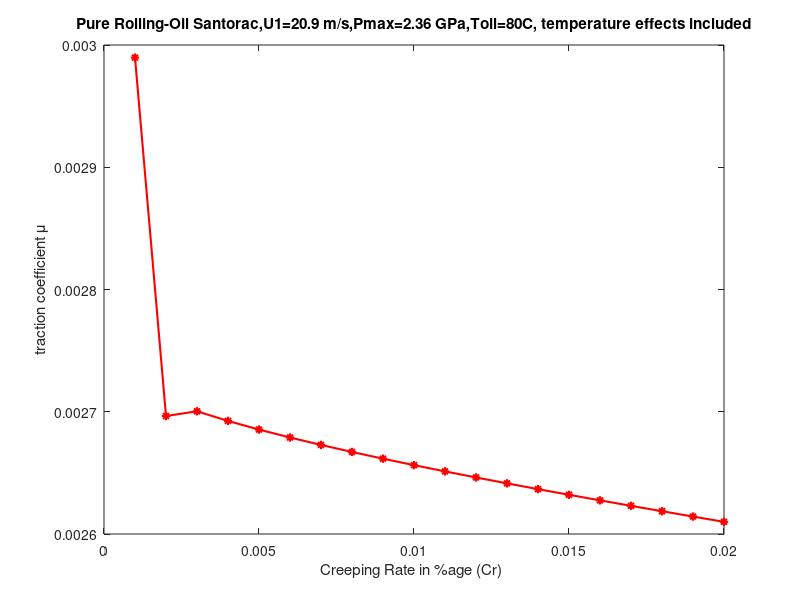
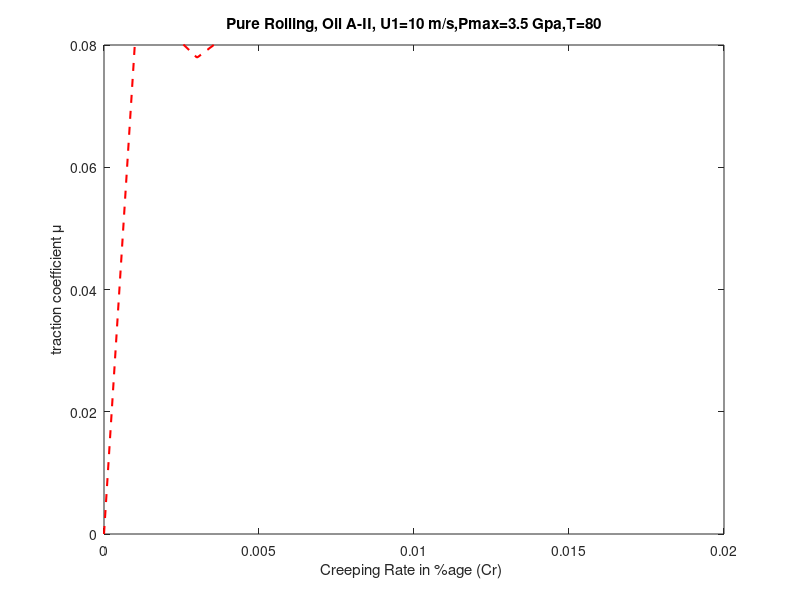
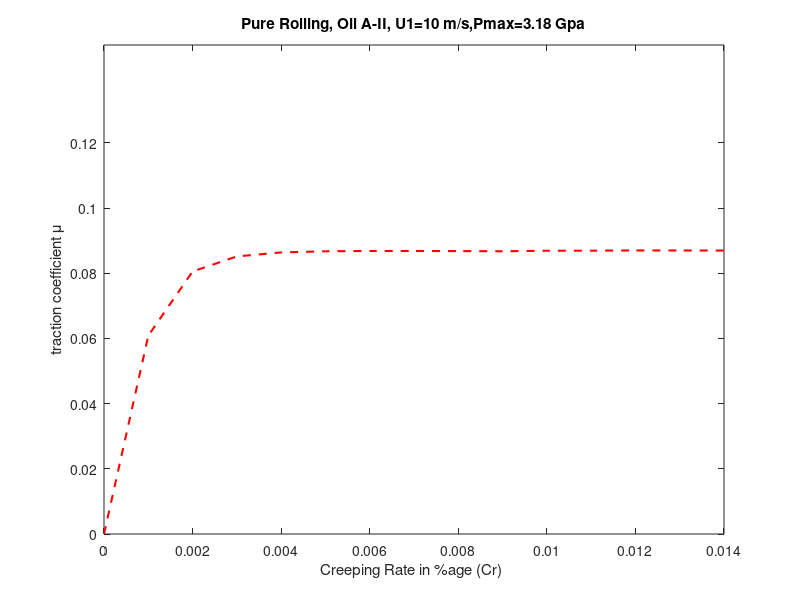
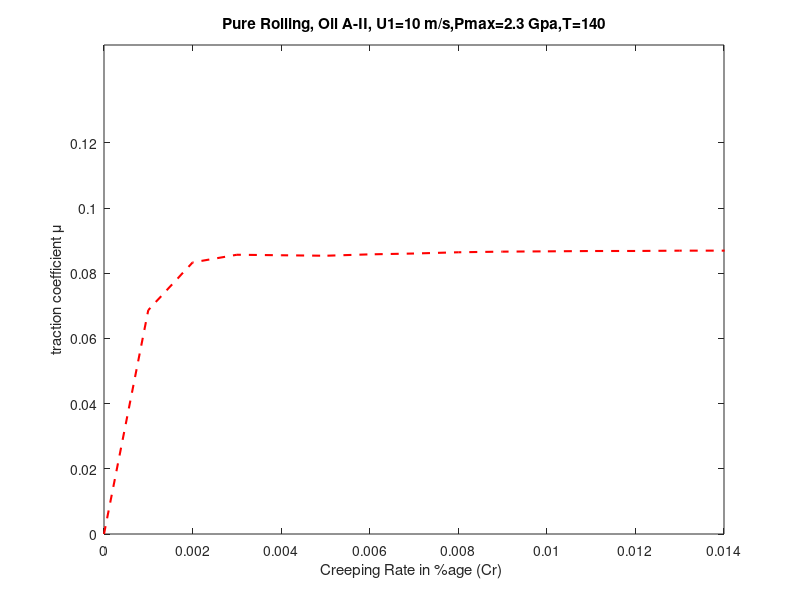

MATLAB code for these plots, in order:
% Santorac 1.36
clc
clear all
u1=20.9;    %linear velocity [m/s]
a=0.001;
b=0.001;
Qmax=18800; %[kw] power
j=0;
r1=70e-3;%[m]
gamma=0;
w1=u1/r1;%[rad/s]
wsp=w1*gamma;%spin rotation velocity
pmax=1.36e9;%maximum pressure
nua=0.3; % poisson ratio, both materials are assumed similar
nub=0.3;
Ea=2.308e11; %[Pa] Young's modulus of contacting parts
Eb=2.308e11;
Eprime=(0.5*((1-nua^2)/Ea+(1-nub^2)/Eb))^(-1); %Equivalent Young's modulus
Gprime=0.5*Eprime/(1+nua); %Equivalent shear modulus

%*********************************************************************
%calculate area of contact based on geometry and material properties of
%the contacting bodies
%*********************************************************************

%Radii of the contacting bodies in x and y directions
Rax=10e-3; %[m] Roller 2
Rbx=inf; % [m] roller 1
Ray=70e-3;%[m] roller 2
Rby=70e-3;% [m] roller 1

Rx=Rax; % Rbx is inf
Ry=Ray*Rby/(Ray+Rby);
Rprime=Rx*Ry/(Rx+Ry);
phi=pi/2; %angle between planes of medium radii of the bodies in contact


nua=0.3;
nub=0.3;
Ea=2.308e11; %Young's modulus of contacting parts
Eb=2.308e11;

% %coefficients to be found from book Engineering Tribology by Batchelor,2013
kdash=1.0339*(Ry/Rx)^0.636;
epsdash=1.0003+(0.5968*Rx)/Ry;
zetadash=1.5277+0.623*log(Ry/Rx);
for ii=1:100
fc=2*pi*a*b/3*pmax;
a=(6*kdash^2*epsdash*fc*Rprime/(pi*Eprime))^(1/3);
b=(6*epsdash*fc*Rprime/(pi*kdash*Eprime))^(1/3);
tmpa=a;
tmpb=b;
% disp(2*a);
% disp(2*b);
end
%**********************************************************
%preprocessing for contact point area geometry

%**********************************************************
fiid=fopen('ellipse-connectivity-oil-Santotrac50.txt','r','l','UTF-8'); %get connectivity data of areas
c=textscan(fiid,'%d%d%d%d');
condata=cell2mat(c);
fclose(fiid);

fiid=fopen('ellipse-nodes.txt','r','l','UTF-8'); %get coordinate data of areas
c=textscan(fiid,'%f%f');
nodecoords=cell2mat(c);
fclose(fiid);

[qq,p]=size(condata);
x=zeros(qq,p); %memory preallocation
y=zeros(qq,p); %memory preallocation

for i=1:qq
    for jj=1:p
        x(i,jj)=nodecoords(condata(i,jj),1);
        y(i,jj)=nodecoords(condata(i,jj),2);
        
    end
end
%find areas and centroids of areas (shear is found out at centroids of areas)
area=0.5*((x(:,1).*y(:,2)+x(:,2).*y(:,3)+x(:,3).*y(:,4)+x(:,4).*y(:,1))-(x(:,2).*y(:,1)+x(:,3).*y(:,2)+x(:,4).*y(:,3)+x(:,1).*y(:,4)));
centroidx=(x(:,1)+x(:,2)+x(:,3)+x(:,4))/4;
centroidy=(y(:,1)+y(:,2)+y(:,3)+y(:,4))/4;
xx=centroidx;
yy=centroidy;
%*********************************************************************
%find shear in x and y directions due to pure rolling at all small areas
kk=1;
%find load distribution
p=pmax*sqrt(1-(xx/b).^2-(yy/a).^2);
% %*******************************************************************
tepry=0;
tespx=-64*(2-nua)*Gprime*j/(9*pi*(3-2*nua))*yy/sqrt(a*b); %spin component
tespy=64*(2-nua)*Gprime*j/(9*pi*(3-2*nua))*xx/sqrt(a*b);
%******************************************************************************
delx =2*b/60;      %heat generation length [m], approximate element length
%in the direction of rolling
km=45;     %We have steel;thermal conductivity of rolling element material [W/(m.K)]
rhom=7860;   %steel; density of rolling element material [kg/m3];
cm= 445; %steel; specific heat constant of rolling element material [j/(kg.K)]
alpha=19.3e-9;  %[Pa^-1], value at 80C, reference paper: The determination of the pressure-viscosity coefficient
%of two traction oils using film thickness measurements', by Leeuwen
k=a/b;
%***********
s=0.886;% specific gravity of Santotrac-50 @ 40C
Toil= 413;% [degree K]supply oil temperature
%******************************************************************************
% I used 'The determination of the pressure-viscosity coefficient
%of two traction oils using film thickness measurements' by Harry Van Leeuen as reference
%for atmospheric viscosity below, Santotrac 50
eta0=26.81e-3;%[Pa.s]
%**************************************************************
kf0=0.13; %[W/(m.K)]thermal conductivity of oil under atm pressure
%see page 35 of book Engineering tribology by Batchelor, 2013
%****************************************************************
%Reference: please see paper 'Lubricant thermal conductivity and heat capacity under high
%pressure' by Larsson, I approximated the graph by linear formulation
kf=0.15+0.111*(p*(1e-9)-0.3); %[W/(m.k)]thermal conductivity of oil under contact pressure
for cr=0.001:0.001:0.02
Umean=0.5*cr*u1;
tassume=1e5*ones(qq,1);
q=tassume*Umean;          % heating amount per unit area (q=Tau*u) [W/m2]

for iteration=1:10 %convergence loop
%central thickness of oil film (Harock-Dowson equation) [m], see book,
%Engineering Tribology, by Batchelor, 2013
hc=Ry*2.69*(Umean*eta0/(Eprime*Ry)).^(0.67)*(alpha*Eprime)^(0.53)*(fc/(Eprime*Ry^2))^(0.067)*(1-0.61*exp(-0.73*k));
delTinlet=Umean.^2*eta0/(5*kf0);
delTsurf=sqrt(delx./(2*pi*km*rhom*cm*Umean))*q;
Tfilm=zeros(qq,1);
for ii=1:qq
    if (alpha*p(ii)<=25)    
    delTfilm=hc/8*(q(ii)/kf(ii));
    elseif ((alpha*p(ii))>25)
        delTfilm=hc/4*(q(ii)/kf(ii));
    end
Tfilm(ii)=Toil+delTinlet+delTsurf(ii)+delTfilm;
end
%The relationships for finding tl (limiting shear) have been taken from
%paper 'Geometrical optimization of half toroidal continuously variable
%transmission using particle swarm optimization', by M. Delkhosh et. al
tau0=2.7e7+3.5e5*(Tfilm-113-273);%it appears in literature that Tfilm has to be in degC so 273 subtracted
%here and in next relation, as Tfilm is in Kelvin (K)
a=0.0765-4e-4*(Tfilm-113-273)-1e-3*Umean;
tl=(tau0+a.*p);
%*************||||||||||
teprx=32*Gprime/(pi*(4-3*nua))*2*cr/(2-cr)*(xx+b)/(2*b); %pure rolling
te=teprx;
for i=1:qq
    
    if te(i)>=tl(i)
        te(i)=tl(i);
    end
end
q=te*Umean;
% disp(max(Tfilm));
% disp(max(te));
end
ftraction=sum(te.*area);
mu(kk)=ftraction/fc;
kk=kk+1;
%****************|||||||||||
% disp(max(tl));
end
disp(size(mu));
%**************************************
figure (5)
cr=0.001:0.001:0.02;
length(cr);
length(mu);
p=plot(cr,mu,'r-*','LineWidth',1.5);
% set(gca,'ytick',0:0.02:0.12);
% axis([0 0.02 0 0.106])
title('Pure Rolling-Oil Santorac,U1=20.9 m/s,Pmax=1.36 GPa,Toil=140C, temperature effects included')
xlabel('Creeping Rate in %age (Cr) ');
ylabel('traction coefficient \mu');
%%  Santorac  2.36
clc
clear all
u1=20.9;    %linear velocity [m/s]
a=0.001;
b=0.001;
Qmax=18800; %[kw] power
j=0;
r1=70e-3;%[m]
gamma=0;
w1=u1/r1;%[rad/s]
wsp=w1*gamma;%spin rotation velocity
pmax=2.36e9;%maximum pressure
nua=0.3; % poisson ratio, both materials are assumed similar
nub=0.3;
Ea=2.308e11; %[Pa] Young's modulus of contacting parts
Eb=2.308e11;
Eprime=(0.5*((1-nua^2)/Ea+(1-nub^2)/Eb))^(-1); %Equivalent Young's modulus
Gprime=0.5*Eprime/(1+nua); %Equivalent shear modulus

%*********************************************************************
%calculate area of contact based on geometry and material properties of
%the contacting bodies
%*********************************************************************

%Radii of the contacting bodies in x and y directions
Rax=10e-3; %[m] Roller 2
Rbx=inf; % [m] roller 1
Ray=70e-3;%[m] roller 2
Rby=70e-3;% [m] roller 1

Rx=Rax; % Rbx is inf
Ry=Ray*Rby/(Ray+Rby);
Rprime=Rx*Ry/(Rx+Ry);
phi=pi/2; %angle between planes of medium radii of the bodies in contact


nua=0.3;
nub=0.3;
Ea=2.308e11; %Young's modulus of contacting parts
Eb=2.308e11;

% %coefficients to be found from book Engineering Tribology by Batchelor,2013
kdash=1.0339*(Ry/Rx)^0.636;
epsdash=1.0003+(0.5968*Rx)/Ry;
zetadash=1.5277+0.623*log(Ry/Rx);
for ii=1:100
fc=2*pi*a*b/3*pmax;
a=(6*kdash^2*epsdash*fc*Rprime/(pi*Eprime))^(1/3);
b=(6*epsdash*fc*Rprime/(pi*kdash*Eprime))^(1/3);
tmpa=a;
tmpb=b;
% disp(2*a);
% disp(2*b);
end
%**********************************************************
%preprocessing for contact point area geometry

%**********************************************************
fiid=fopen('ellipse-connectivity-oil-Santotrac50.txt','r','l','UTF-8'); %get connectivity data of areas
c=textscan(fiid,'%d%d%d%d');
condata=cell2mat(c);
fclose(fiid);

fiid=fopen('ellipse-nodes.txt','r','l','UTF-8'); %get coordinate data of areas
c=textscan(fiid,'%f%f');
nodecoords=cell2mat(c);
fclose(fiid);

[qq,p]=size(condata);
x=zeros(qq,p); %memory preallocation
y=zeros(qq,p); %memory preallocation

for i=1:qq
    for jj=1:p
        x(i,jj)=nodecoords(condata(i,jj),1);
        y(i,jj)=nodecoords(condata(i,jj),2);
        
    end
end
%find areas and centroids of areas (shear is found out at centroids of areas)
area=0.5*((x(:,1).*y(:,2)+x(:,2).*y(:,3)+x(:,3).*y(:,4)+x(:,4).*y(:,1))-(x(:,2).*y(:,1)+x(:,3).*y(:,2)+x(:,4).*y(:,3)+x(:,1).*y(:,4)));
centroidx=(x(:,1)+x(:,2)+x(:,3)+x(:,4))/4;
centroidy=(y(:,1)+y(:,2)+y(:,3)+y(:,4))/4;
xx=centroidx;
yy=centroidy;
%*********************************************************************
%find shear in x and y directions due to pure rolling at all small areas
kk=1;
%find load distribution
p=pmax*sqrt(1-(xx/b).^2-(yy/a).^2);
% %*******************************************************************
tepry=0;
tespx=-64*(2-nua)*Gprime*j/(9*pi*(3-2*nua))*yy/sqrt(a*b); %spin component
tespy=64*(2-nua)*Gprime*j/(9*pi*(3-2*nua))*xx/sqrt(a*b);
%******************************************************************************
delx =2*b/60;      %heat generation length [m], approximate element length
%in the direction of rolling
km=45;     %We have steel;thermal conductivity of rolling element material [W/(m.K)]
rhom=7860;   %steel; density of rolling element material [kg/m3];
cm= 445; %steel; specific heat constant of rolling element material [j/(kg.K)]
alpha=19.3e-9;  %[Pa^-1], value at 80C, reference paper: The determination of the pressure-viscosity coefficient
%of two traction oils using film thickness measurements', by Leeuwen
k=a/b;
%***********
s=0.886;% specific gravity of Santotrac-50 @ 40C
Toil= 353;% [degree K]supply oil temperature
%******************************************************************************
% I used 'The determination of the pressure-viscosity coefficient
%of two traction oils using film thickness measurements' by Harry Van Leeuen as reference
%for atmospheric viscosity below, Santotrac 50
eta0=26.81e-3;%[Pa.s]
%**************************************************************
kf0=0.13; %[W/(m.K)]thermal conductivity of oil under atm pressure
%see page 35 of book Engineering tribology by Batchelor, 2013
%****************************************************************
%Reference: please see paper 'Lubricant thermal conductivity and heat capacity under high
%pressure' by Larsson, I approximated the graph by linear formulation
kf=0.15+0.111*(p*(1e-9)-0.3); %[W/(m.k)]thermal conductivity of oil under contact pressure
for cr=0.001:0.001:0.02
Umean=0.5*cr*u1;
tassume=1e5*ones(qq,1);
q=tassume*Umean;          % heating amount per unit area (q=Tau*u) [W/m2]

for iteration=1:10 %convergence loop
%central thickness of oil film (Harock-Dowson equation) [m], see book,
%Engineering Tribology, by Batchelor, 2013
hc=Ry*2.69*(Umean*eta0/(Eprime*Ry)).^(0.67)*(alpha*Eprime)^(0.53)*(fc/(Eprime*Ry^2))^(0.067)*(1-0.61*exp(-0.73*k));
delTinlet=Umean.^2*eta0/(5*kf0);
delTsurf=sqrt(delx./(2*pi*km*rhom*cm*Umean))*q;
Tfilm=zeros(qq,1);
for ii=1:qq
    if (alpha*p(ii)<=25)    
    delTfilm=hc/8*(q(ii)/kf(ii));
    elseif ((alpha*p(ii))>25)
        delTfilm=hc/4*(q(ii)/kf(ii));
    end
Tfilm(ii)=Toil+delTinlet+delTsurf(ii)+delTfilm;
end
%The relationships for finding tl (limiting shear) have been taken from
%paper 'Geometrical optimization of half toroidal continuously variable
%transmission using particle swarm optimization', by M. Delkhosh et. al
tau0=2.7e7+3.5e5*(Tfilm-113-273);%it appears in literature that Tfilm has to be in degC so 273 subtracted
%here and in next relation, as Tfilm is in Kelvin (K)
a=0.0765-4e-4*(Tfilm-113-273)-1e-3*Umean;
tl=(tau0+a.*p);
%*************||||||||||
teprx=32*Gprime/(pi*(4-3*nua))*2*cr/(2-cr)*(xx+b)/(2*b); %pure rolling
te=teprx;
for i=1:qq
    
    if te(i)>=tl(i)
        te(i)=tl(i);
    end
end
q=te*Umean;
% disp(max(Tfilm));
% disp(max(te));
end
ftraction=sum(te.*area);
mu(kk)=ftraction/fc;
kk=kk+1;
%****************|||||||||||
% disp(max(tl));
end
disp(size(mu));
%**************************************
figure (5)
cr=0.001:0.001:0.02;
length(cr);
length(mu);
p=plot(cr,mu,'r-*','LineWidth',1.5);
% set(gca,'ytick',0:0.02:0.12);
% axis([0 0.02 0 0.106])
title('Pure Rolling-Oil Santorac,U1=20.9 m/s,Pmax=2.36 GPa,Toil=80C, temperature effects included')
xlabel('Creeping Rate in %age (Cr) ');
ylabel('traction coefficient \mu');
%% OIl II 2.36 %*************************************************************
%Given geometry and material data
%*************************************************************
clc
clear all
u1=20.9;    %linear velocity [m/s]
a=0.001; % assumed contact elliptical area dimensions,
%later corrected thru iteration. see line 49 of this code
b=0.001;
Qmax=21000; %[kw] power
j=0;
r1=70e-3;%[m]
gamma=0;
w1=u1/r1;%[rad/s]
wsp=w1*gamma;%spin rotation velocity
pmax=2.36e9;%maximum pressure
mumax=0.087;
nua=0.3; % poisson ratio, both materials are assumed similar
nub=0.3;
Ea=2.308e11; %[Pa] Young's modulus of contacting parts
Eb=2.308e11;
Eprime=(0.5*((1-nua^2)/Ea+(1-nub^2)/Eb))^(-1); %Equivalent Young's modulus
Gprime=0.5*Eprime/(1+nua); %Equivalent shear modulus
 
%*********************************************************************
%calculate area of contact based on geometry and material properties of
%the contacting bodies
%*********************************************************************
 
%Radii of the contacting bodies in x and y directions
Rax=10e-3; %[m] Roller 2
Rbx=inf; % [m] roller 1
Ray=70e-3;%[m] roller 2
Rby=70e-3;% [m] roller 1
 
Rx=Rax; % Rbx is inf
Ry=Ray*Rby/(Ray+Rby);
Rprime=Rx*Ry/(Rx+Ry);
phi=pi/2; %angle between planes of medium radii of the bodies in contact
 
%Poisson ratio, assumed similar materials; steel
nua=0.3;
nub=0.3;
Ea=2.308e11; %Young's modulus of contacting parts
Eb=2.308e11;
 
% %coefficients to be found from book tribology by Batchelor
kdash=1.0339*(Ry/Rx)^0.636;
epsdash=1.0003+(0.5968*Rx)/Ry;
zetadash=1.5277+0.623*log(Ry/Rx);
for ii=1:100
fc=2*pi*a*b/3*pmax;
a=(6*kdash^2*epsdash*fc*Rprime/(pi*Eprime))^(1/3);
b=(6*epsdash*fc*Rprime/(pi*kdash*Eprime))^(1/3);
tmpa=a;
tmpb=b;
disp(2*a);
disp(2*b);
disp(fc);
end
 
%**********************************************************
%preprocessing for contact point area geometry
 
%**********************************************************
fid=fopen('ellipse-connectivity-Oil-A-II.txt','r','l','UTF-8'); %get connectivity data of areas
c=textscan(fid,'%d %d %d %d');
condata=cell2mat(c);
fclose(fid);
 
fid=fopen('ellipse_nodes-oil-A-II.txt','r','l','UTF-8'); %get coordinate data of areas
c=textscan(fid,'%f%f');
nodecoords=cell2mat(c);
fclose(fid);
 
[q,p]=size(condata);
x=zeros(q,p); %memory preallocation
y=zeros(q,p); %memory preallocation
 
for i=1:q
    for jj=1:p
        x(i,jj)=nodecoords(condata(i,jj),1);
        y(i,jj)=nodecoords(condata(i,jj),2);
        
    end
end
%find areas and centroids of areas (shear is found out at centroids of areas)
area=0.5*((x(:,1).*y(:,2)+x(:,2).*y(:,3)+x(:,3).*y(:,4)+x(:,4).*y(:,1))-(x(:,2).*y(:,1)+x(:,3).*y(:,2)+x(:,4).*y(:,3)+x(:,1).*y(:,4)));
centroidx=(x(:,1)+x(:,2)+x(:,3)+x(:,4))/4;
centroidy=(y(:,1)+y(:,2)+y(:,3)+y(:,4))/4;
 
xx=centroidx;
yy=centroidy;
 
%**********************************************************************
 
%calculate shear stress distribution
 
%*********************************************************************
%find shear in x and y directions due to pure rolling at all small areas
 
k=1;
%find load distribution
p=pmax*sqrt(1-(xx/b).^2-(yy/a).^2);
%find limiting shear
tl=mumax*p;
 
for cr=0:0.001:0.02
 
teprx=32*Gprime/(pi*(4-3*nua))*2*cr/(2-cr)*(xx+b)/(2*b); %pure rolling
tepry=0;
 
tespx=-64*(2-nua)*Gprime*j/(9*pi*(3-2*nua))*yy/sqrt(a*b); %spin component
tespy=64*(2-nua)*Gprime*j/(9*pi*(3-2*nua))*xx/sqrt(a*b);
 
te=teprx;
 
for i=1:q
    
    if te(i)>=tl(i)
        te(i)=tl(i);
    end
end
 
ftraction=sum(te.*area);
 
mu(k)=ftraction/fc;
k=k+1;
end
cr=0:0.001:0.02;
figure (6)
p=plot(cr,mu,'r--','LineWidth',1.5);
set(gca,'ytick',0:0.02:0.12);
axis([0 0.02 0 0.15]);
title('Pure Rolling, Oil A-II, U1=10 m/s,Pmax=3.5 Gpa,T=80')
xlabel('Creeping Rate in %age (Cr) ');
ylabel('traction coefficient \mu');
ylim([0 0.08])

%% %% %*************************************************************
%Given geometry and material data
%*************************************************************
clc
clear all
u1=10;    %linear velocity [m/s]
a=0.001; % assumed contact elliptical area dimensions,
%later corrected thru iteration. see line 49 of this code
b=0.001;
Qmax=21000; %[kw] power
j=0;
r1=70e-3;%[m]
gamma=0;
w1=u1/r1;%[rad/s]
wsp=w1*gamma;%spin rotation velocity
pmax=3.18e9;%maximum pressure
mumax=0.087;
nua=0.3; % poisson ratio, both materials are assumed similar
nub=0.3;
Ea=2.308e11; %[Pa] Young's modulus of contacting parts
Eb=2.308e11;
Eprime=(0.5*((1-nua^2)/Ea+(1-nub^2)/Eb))^(-1); %Equivalent Young's modulus
Gprime=0.5*Eprime/(1+nua); %Equivalent shear modulus
 
%*********************************************************************
%calculate area of contact based on geometry and material properties of
%the contacting bodies
%*********************************************************************
 
%Radii of the contacting bodies in x and y directions
Rax=10e-3; %[m] Roller 2
Rbx=inf; % [m] roller 1
Ray=70e-3;%[m] roller 2
Rby=70e-3;% [m] roller 1
 
Rx=Rax; % Rbx is inf
Ry=Ray*Rby/(Ray+Rby);
Rprime=Rx*Ry/(Rx+Ry);
phi=pi/2; %angle between planes of medium radii of the bodies in contact
 
%Poisson ratio, assumed similar materials; steel
nua=0.3;
nub=0.3;
Ea=2.308e11; %Young's modulus of contacting parts
Eb=2.308e11;
 
% %coefficients to be found from book tribology by Batchelor
kdash=1.0339*(Ry/Rx)^0.636;
epsdash=1.0003+(0.5968*Rx)/Ry;
zetadash=1.5277+0.623*log(Ry/Rx);
for ii=1:100
fc=2*pi*a*b/3*pmax;
a=(6*kdash^2*epsdash*fc*Rprime/(pi*Eprime))^(1/3);
b=(6*epsdash*fc*Rprime/(pi*kdash*Eprime))^(1/3);
tmpa=a;
tmpb=b;
disp(2*a);
disp(2*b);
disp(fc);
end
 
%**********************************************************
%preprocessing for contact point area geometry
 
%**********************************************************
fid=fopen('ellipse-connectivity-Oil-A-II.txt','r','l','UTF-8'); %get connectivity data of areas
c=textscan(fid,'%d %d %d %d');
condata=cell2mat(c);
fclose(fid);
 
fid=fopen('ellipse_nodes-oil-A-II.txt','r','l','UTF-8'); %get coordinate data of areas
c=textscan(fid,'%f%f');
nodecoords=cell2mat(c);
fclose(fid);
 
[q,p]=size(condata);
x=zeros(q,p); %memory preallocation
y=zeros(q,p); %memory preallocation
 
for i=1:q
    for jj=1:p
        x(i,jj)=nodecoords(condata(i,jj),1);
        y(i,jj)=nodecoords(condata(i,jj),2);
        
    end
end
%find areas and centroids of areas (shear is found out at centroids of areas)
area=0.5*((x(:,1).*y(:,2)+x(:,2).*y(:,3)+x(:,3).*y(:,4)+x(:,4).*y(:,1))-(x(:,2).*y(:,1)+x(:,3).*y(:,2)+x(:,4).*y(:,3)+x(:,1).*y(:,4)));
centroidx=(x(:,1)+x(:,2)+x(:,3)+x(:,4))/4;
centroidy=(y(:,1)+y(:,2)+y(:,3)+y(:,4))/4;
 
xx=centroidx;
yy=centroidy;
 
%**********************************************************************
 
%calculate shear stress distribution
 
%*********************************************************************
%find shear in x and y directions due to pure rolling at all small areas
 
k=1;
%find load distribution
p=pmax*sqrt(1-(xx/b).^2-(yy/a).^2);
%find limiting shear
tl=mumax*p;
 
for cr=0:0.001:0.02
 
teprx=32*Gprime/(pi*(4-3*nua))*2*cr/(2-cr)*(xx+b)/(2*b); %pure rolling
tepry=0;
 
tespx=-64*(2-nua)*Gprime*j/(9*pi*(3-2*nua))*yy/sqrt(a*b); %spin component
tespy=64*(2-nua)*Gprime*j/(9*pi*(3-2*nua))*xx/sqrt(a*b);
 
te=teprx;
 
for i=1:q
    
    if te(i)>=tl(i)
        te(i)=tl(i);
    end
end
 
ftraction=sum(te.*area);
 
mu(k)=ftraction/fc;
k=k+1;
end
cr=0:0.001:0.02;
figure (7)
p=plot(cr,mu,'r--','LineWidth',1.5);
set(gca,'ytick',0:0.02:0.12);
axis([0 0.02 0 0.15]);
title('Pure Rolling, Oil A-II, U1=10 m/s,Pmax=3.18 Gpa')
xlabel('Creeping Rate in %age (Cr) ');
ylabel('traction coefficient \mu');
xlim([0 0.014])
%% %% %% %*************************************************************
%Given geometry and material data
%*************************************************************
clc
clear all
u1=30;    %linear velocity [m/s]
a=0.001; % assumed contact elliptical area dimensions,
%later corrected thru iteration. see line 49 of this code
b=0.001;
Qmax=21000; %[kw] power
j=0;
r1=70e-3;%[m]
gamma=0;
w1=u1/r1;%[rad/s]
wsp=w1*gamma;%spin rotation velocity
pmax=2.8e9;%maximum pressure
mumax=0.087;
nua=0.3; % poisson ratio, both materials are assumed similar
nub=0.3;
Ea=2.308e11; %[Pa] Young's modulus of contacting parts
Eb=2.308e11;
Eprime=(0.5*((1-nua^2)/Ea+(1-nub^2)/Eb))^(-1); %Equivalent Young's modulus
Gprime=0.5*Eprime/(1+nua); %Equivalent shear modulus
 
%*********************************************************************
%calculate area of contact based on geometry and material properties of
%the contacting bodies
%*********************************************************************
 
%Radii of the contacting bodies in x and y directions
Rax=10e-3; %[m] Roller 2
Rbx=inf; % [m] roller 1
Ray=70e-3;%[m] roller 2
Rby=70e-3;% [m] roller 1
 
Rx=Rax; % Rbx is inf
Ry=Ray*Rby/(Ray+Rby);
Rprime=Rx*Ry/(Rx+Ry);
phi=pi/2; %angle between planes of medium radii of the bodies in contact
 
%Poisson ratio, assumed similar materials; steel
nua=0.3;
nub=0.3;
Ea=2.308e11; %Young's modulus of contacting parts
Eb=2.308e11;
 
% %coefficients to be found from book tribology by Batchelor
kdash=1.0339*(Ry/Rx)^0.636;
epsdash=1.0003+(0.5968*Rx)/Ry;
zetadash=1.5277+0.623*log(Ry/Rx);
for ii=1:100
fc=2*pi*a*b/3*pmax;
a=(6*kdash^2*epsdash*fc*Rprime/(pi*Eprime))^(1/3);
b=(6*epsdash*fc*Rprime/(pi*kdash*Eprime))^(1/3);
tmpa=a;
tmpb=b;
disp(2*a);
disp(2*b);
disp(fc);
end
 
%**********************************************************
%preprocessing for contact point area geometry
 
%**********************************************************
fid=fopen('ellipse-connectivity-Oil-A-II.txt','r','l','UTF-8'); %get connectivity data of areas
c=textscan(fid,'%d %d %d %d');
condata=cell2mat(c);
fclose(fid);
 
fid=fopen('ellipse_nodes-oil-A-II.txt','r','l','UTF-8'); %get coordinate data of areas
c=textscan(fid,'%f%f');
nodecoords=cell2mat(c);
fclose(fid);
 
[q,p]=size(condata);
x=zeros(q,p); %memory preallocation
y=zeros(q,p); %memory preallocation
 
for i=1:q
    for jj=1:p
        x(i,jj)=nodecoords(condata(i,jj),1);
        y(i,jj)=nodecoords(condata(i,jj),2);
        
    end
end
%find areas and centroids of areas (shear is found out at centroids of areas)
area=0.5*((x(:,1).*y(:,2)+x(:,2).*y(:,3)+x(:,3).*y(:,4)+x(:,4).*y(:,1))-(x(:,2).*y(:,1)+x(:,3).*y(:,2)+x(:,4).*y(:,3)+x(:,1).*y(:,4)));
centroidx=(x(:,1)+x(:,2)+x(:,3)+x(:,4))/4;
centroidy=(y(:,1)+y(:,2)+y(:,3)+y(:,4))/4;
 
xx=centroidx;
yy=centroidy;
 
%**********************************************************************
 
%calculate shear stress distribution
 
%*********************************************************************
%find shear in x and y directions due to pure rolling at all small areas
 
k=1;
%find load distribution
p=pmax*sqrt(1-(xx/b).^2-(yy/a).^2);
%find limiting shear
tl=mumax*p;
 
for cr=0:0.001:0.02
 
teprx=32*Gprime/(pi*(4-3*nua))*2*cr/(2-cr)*(xx+b)/(2*b); %pure rolling
tepry=0;
 
tespx=-64*(2-nua)*Gprime*j/(9*pi*(3-2*nua))*yy/sqrt(a*b); %spin component
tespy=64*(2-nua)*Gprime*j/(9*pi*(3-2*nua))*xx/sqrt(a*b);
 
te=teprx;
 
for i=1:q
    
    if te(i)>=tl(i)
        te(i)=tl(i);
    end
end
 
ftraction=sum(te.*area);
 
mu(k)=ftraction/fc;
k=k+1;
end
cr=0:0.001:0.02;
figure (8)
p=plot(cr,mu,'r--','LineWidth',1.5);
set(gca,'ytick',0:0.02:0.12);
axis([0 0.02 0 0.15]);
title('Pure Rolling, Oil A-II, U1=10 m/s,Pmax=2.3 Gpa,T=140')
xlabel('Creeping Rate in %age (Cr) ');
ylabel('traction coefficient \mu');
xlim([0 0.014])
%% 
clc
clear all
u1=20;    %linear velocity [m/s]
a=0.001; % assumed contact elliptical area dimensions,
%later corrected thru iteration. see line 49 of this code
b=0.001;
Qmax=21000; %[kw] power
j=0;
r1=70e-3;%[m]
gamma=0;
w1=u1/r1;%[rad/s]
wsp=w1*gamma;%spin rotation velocity
pmax=2.5e9;%maximum pressure
mumax=0.087;
nua=0.3; % poisson ratio, both materials are assumed similar
nub=0.3;
Ea=2.308e11; %[Pa] Young's modulus of contacting parts
Eb=2.308e11;
Eprime=(0.5*((1-nua^2)/Ea+(1-nub^2)/Eb))^(-1); %Equivalent Young's modulus
Gprime=0.5*Eprime/(1+nua); %Equivalent shear modulus
 
%*********************************************************************
%calculate area of contact based on geometry and material properties of
%the contacting bodies
%*********************************************************************
 
%Radii of the contacting bodies in x and y directions
Rax=10e-3; %[m] Roller 2
Rbx=inf; % [m] roller 1
Ray=70e-3;%[m] roller 2
Rby=70e-3;% [m] roller 1
 
Rx=Rax; % Rbx is inf
Ry=Ray*Rby/(Ray+Rby);
Rprime=Rx*Ry/(Rx+Ry);
phi=pi/2; %angle between planes of medium radii of the bodies in contact
 
%Poisson ratio, assumed similar materials; steel
nua=0.3;
nub=0.3;
Ea=2.308e11; %Young's modulus of contacting parts
Eb=2.308e11;
 
% %coefficients to be found from book tribology by Batchelor
kdash=1.0339*(Ry/Rx)^0.636;
epsdash=1.0003+(0.5968*Rx)/Ry;
zetadash=1.5277+0.623*log(Ry/Rx);
for ii=1:100
fc=2*pi*a*b/3*pmax;
a=(6*kdash^2*epsdash*fc*Rprime/(pi*Eprime))^(1/3);
b=(6*epsdash*fc*Rprime/(pi*kdash*Eprime))^(1/3);
tmpa=a;
tmpb=b;
disp(2*a);
disp(2*b);
disp(fc);
end
 
%**********************************************************
%preprocessing for contact point area geometry
 
%**********************************************************
fid=fopen('ellipse-connectivity-Oil-A-II.txt','r','l','UTF-8'); %get connectivity data of areas
c=textscan(fid,'%d %d %d %d');
condata=cell2mat(c);
fclose(fid);
 
fid=fopen('ellipse_nodes-oil-A-II.txt','r','l','UTF-8'); %get coordinate data of areas
c=textscan(fid,'%f%f');
nodecoords=cell2mat(c);
fclose(fid);
 
[q,p]=size(condata);
x=zeros(q,p); %memory preallocation
y=zeros(q,p); %memory preallocation
 
for i=1:q
    for jj=1:p
        x(i,jj)=nodecoords(condata(i,jj),1);
        y(i,jj)=nodecoords(condata(i,jj),2);
        
    end
end
%find areas and centroids of areas (shear is found out at centroids of areas)
area=0.5*((x(:,1).*y(:,2)+x(:,2).*y(:,3)+x(:,3).*y(:,4)+x(:,4).*y(:,1))-(x(:,2).*y(:,1)+x(:,3).*y(:,2)+x(:,4).*y(:,3)+x(:,1).*y(:,4)));
centroidx=(x(:,1)+x(:,2)+x(:,3)+x(:,4))/4;
centroidy=(y(:,1)+y(:,2)+y(:,3)+y(:,4))/4;
 
xx=centroidx;
yy=centroidy;
 
%**********************************************************************
 
%calculate shear stress distribution
 
%*********************************************************************
%find shear in x and y directions due to pure rolling at all small areas
 
k=1;
%find load distribution
p=pmax*sqrt(1-(xx/b).^2-(yy/a).^2);
%find limiting shear
tl=mumax*p;
 
for cr=0:0.001:0.02
 
teprx=32*Gprime/(pi*(4-3*nua))*2*cr/(2-cr)*(xx+b)/(2*b); %pure rolling
tepry=0;
 
tespx=-64*(2-nua)*Gprime*j/(9*pi*(3-2*nua))*yy/sqrt(a*b); %spin component
tespy=64*(2-nua)*Gprime*j/(9*pi*(3-2*nua))*xx/sqrt(a*b);
 
te=teprx;
 
for i=1:q
    
    if te(i)>=tl(i)
        te(i)=tl(i);
    end
end
 
ftraction=sum(te.*area);
 
mu(k)=ftraction/fc;
k=k+1;
end
cr=0:0.001:0.02;
figure (9)
p=plot(cr,mu,'r--','LineWidth',1.5);
set(gca,'ytick',0:0.02:0.12);
axis([0 0.02 0 0.15]);
title('Pure Rolling, Oil A-II, U1=20 m/s,Pmax=2.5 Gpa,Toil=120C, Temperature Effects Included')
xlabel('Creeping Rate in %age (Cr) ');
ylabel('traction coefficient \mu');


